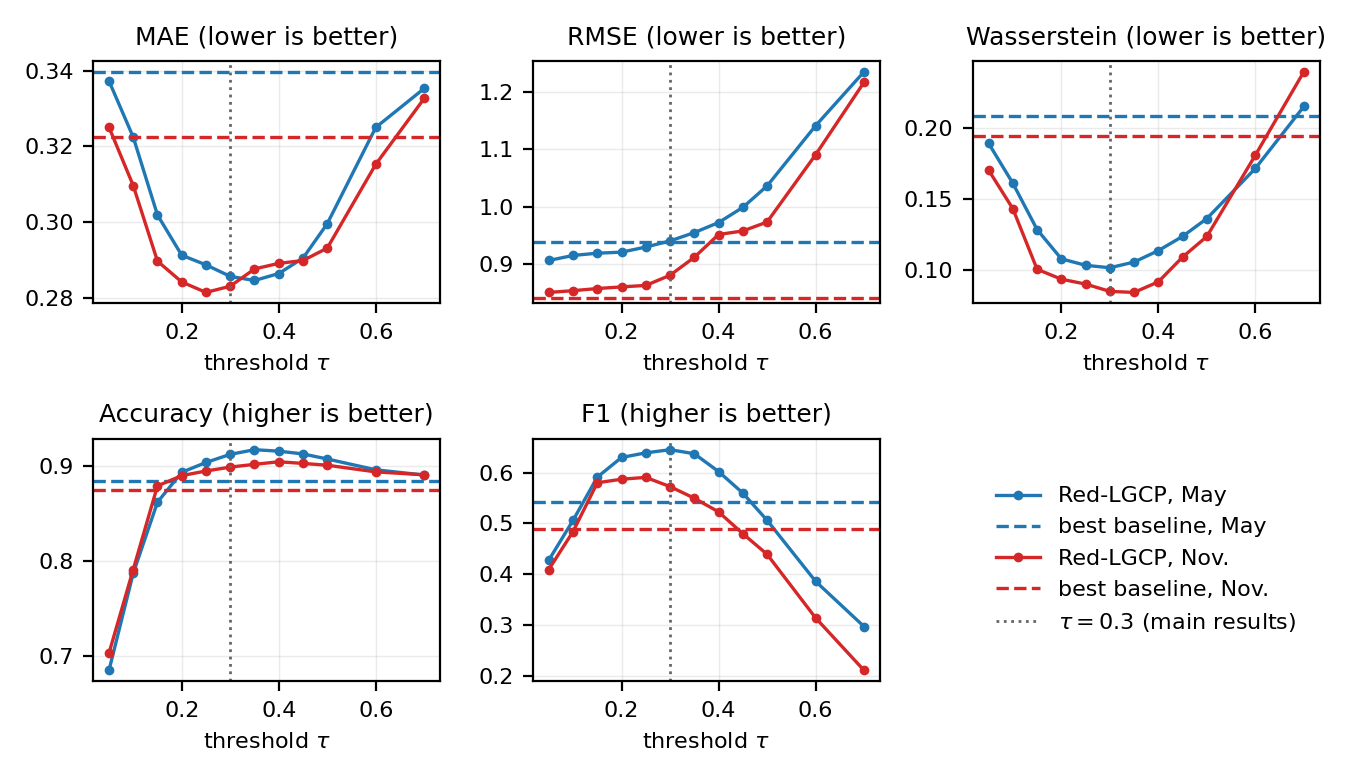

Reproduce this figure in Python.
"""Sensitivity of Red-LGCP to the gate threshold tau.

The gate and the redistribution only post-process the saved predictions of each run (mean
activity probability, its Monte Carlo dropout std and the expected count), so they are
re-applied here for a grid of tau without retraining, with z = 1, gamma = 1 and rho = 1 as in
the full model. Log-likelihood and CRPS score the hurdle predictive distribution, which does
not depend on the gate, so only the five point metrics are reported.

Before the sweep, tau = 0.3 is checked to reproduce the saved predictions and metrics of
every run. Baseline references are the per-month means of the best baseline per metric
(excluding Last Available Poisson for the Wasserstein distance, as in the main table).
"""

import sys
from pathlib import Path

import matplotlib

matplotlib.use("Agg")
import matplotlib.pyplot as plt
import numpy as np
import pandas as pd
import yaml

ROOT = Path(__file__).resolve().parents[2]
sys.path.insert(0, str(ROOT))
from src.models.hurdle_lgcp import apply_modulated_gate  # noqa: E402
from src.models.metrics_lgcp import evaluate_metrics  # noqa: E402

RUNS = ROOT / "reports/seeded_monthly_windows_hurdle"
OUT = ROOT / "reports/sensitivity_threshold"
TAUS = [0.05, 0.1, 0.15, 0.2, 0.25, 0.3, 0.35, 0.4, 0.45, 0.5, 0.6, 0.7]
TAU_MAIN, Z, GAMMA, RHO = 0.3, 1.0, 1.0, 1.0
METRICS = [("mae_obs", "MAE", "min"), ("rmse_obs", "RMSE", "min"), ("wasserstein", "Wasserstein", "min"),
           ("accuracy", "Accuracy", "max"), ("f1", "F1", "max")]
BASELINES = {
    "LAP": "reports/seeded_monthly_windows/13_evaluate_last_available_poisson",
    "GCMP": "reports/seeded_monthly_windows/12b_global_cell_mean",
    "WGLM": "reports/seeded_monthly_windows_salinity/14_train_window_poisson_glm",
    "GNN": "reports/seeded_monthly_windows_salinity_gnn_cellpoisson/15_train_gnn",
    "ConvLSTM": "reports/seeded_monthly_windows_salinity/18_train_convlstm",
}


def gate(df, tau):
    tau_vec = np.clip(tau + Z * df.p_active_std.to_numpy(), 1e-6, 1.0)
    return apply_modulated_gate(df.expected_count.to_numpy(), df.p_active_mean.to_numpy(), tau_vec,
                                df.date.to_numpy(), gamma=GAMMA, scale=RHO)


rows, max_gap = [], 0.0
files = sorted(RUNS.glob("seed_*/runs/*/*/hurdle_predictions.csv"))
assert len(files) == 80, len(files)
for f in files:
    seed, name = int(f.parts[-5].split("_")[1]), f.parts[-3]
    df = pd.read_csv(f)
    y, dates = df.observed.to_numpy(), pd.to_datetime(df.date)
    check = gate(df, TAU_MAIN)
    assert np.allclose(check, df.pred_higher.to_numpy(), rtol=1e-4, atol=1e-6), f
    saved = yaml.safe_load(open(f.parent / "metrics_higher.yaml"))
    max_gap = max(max_gap, abs(evaluate_metrics(y, check, dates)["mae_obs"] - saved["mae_obs"]))
    for tau in TAUS:
        m = evaluate_metrics(y, gate(df, tau), dates)
        rows.append({"seed": seed, "name": name, "month": name.split("_")[1], "tau": tau,
                     **{k: m[k] for k, _, _ in METRICS}})
print(f"tau = {TAU_MAIN} reproduces the saved runs (max MAE gap {max_gap:.2e})")
res = pd.DataFrame(rows)
res.to_csv(OUT / "per_window_per_seed.csv", index=False)

keys = [k for k, _, _ in METRICS]
summary = res.groupby(["month", "tau"])[keys].agg(["mean", lambda s: s.std(ddof=0)])
summary.columns = [f"{k}_{'mean' if s == 'mean' else 'std'}" for k, s in summary.columns]
summary.reset_index().to_csv(OUT / "summary.csv", index=False)

# best baseline per month and metric (Wasserstein: predictive baselines only)
base_week = {b: pd.read_csv(ROOT / d / "per_window_per_seed_metrics.csv").groupby("name")[keys].mean()
             for b, d in BASELINES.items()}
ref = []
for month in ("may", "november"):
    for k, label, direction in METRICS:
        cands = {b: w.loc[[n for n in w.index if month in n], k].mean() for b, w in base_week.items()
                 if not (k == "wasserstein" and b == "LAP")}
        b = (min if direction == "min" else max)(cands, key=cands.get)
        ref.append({"month": month, "metric": k, "best_baseline": b, "value": cands[b]})
ref = pd.DataFrame(ref)
ref.to_csv(OUT / "best_baselines.csv", index=False)

# robustness: weeks (seed-averaged) in which Red-LGCP beats every baseline (predictive ones for W)
week = res.groupby(["tau", "name"])[keys].mean()
wins = []
for tau in TAUS:
    w = week.loc[tau]
    row = {"tau": tau}
    for k, _, direction in METRICS:
        better = np.ones(len(w), bool)
        for b, bw in base_week.items():
            if k == "wasserstein" and b == "LAP":
                continue
            diff = bw.loc[w.index, k].to_numpy() - w[k].to_numpy()
            better &= (diff > 0) if direction == "min" else (diff < 0)
        row[k] = int(better.sum())
    wins.append(row)
wins = pd.DataFrame(wins)
wins.to_csv(OUT / "weeks_best.csv", index=False)

pd.set_option("display.width", 200)
print("\nMean over 4 weeks x 10 seeds:")
print(res.groupby(["month", "tau"])[keys].mean().round(3).to_string())
print("\nBest baseline per month and metric:")
print(ref.round(3).to_string(index=False))
print("\nWeeks (of 8) in which Red-LGCP beats every baseline (predictive baselines for Wasserstein):")
print(wins.to_string(index=False))

# figure: one panel per metric, May and November, best baseline as dashed reference
plt.rcParams.update({"font.size": 8, "axes.titlesize": 9, "legend.fontsize": 8})
fig, axes = plt.subplots(2, 3, figsize=(6.75, 3.9))
colors = {"may": "#1f77b4", "november": "#d62728"}
mean = res.groupby(["month", "tau"])[keys].mean()
for ax, (k, label, direction) in zip(axes.flat, METRICS):
    for month, mlabel in (("may", "May"), ("november", "Nov.")):
        ax.plot(TAUS, mean.loc[month, k].to_numpy(), marker="o", ms=2.5, lw=1.2, color=colors[month],
                label=f"Red-LGCP, {mlabel}")
        r = ref[(ref.month == month) & (ref.metric == k)].iloc[0]
        ax.axhline(r.value, ls="--", lw=1.2, color=colors[month],
                   label=f"best baseline, {mlabel}")
    ax.axvline(TAU_MAIN, ls=":", lw=1.0, color="0.4", label=rf"$\tau={TAU_MAIN}$ (main results)")
    ax.set_title(f"{label} ({'lower' if direction == 'min' else 'higher'} is better)")
    ax.set_xlabel(r"threshold $\tau$")
    ax.grid(alpha=0.25, lw=0.5)
handles, labels = axes.flat[0].get_legend_handles_labels()
axes.flat[5].axis("off")
axes.flat[5].legend(handles, labels, loc="center", frameon=False)
fig.tight_layout()
fig.savefig(OUT / "threshold_sensitivity.pdf")
fig.savefig(OUT / "threshold_sensitivity.png", dpi=200)
print(f"\nSaved figure and tables to {OUT.relative_to(ROOT)}")
